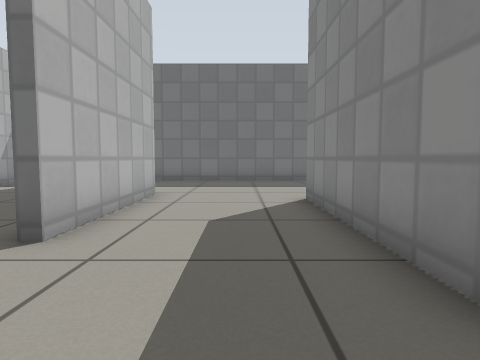
view 1 (above)

16 first-person views from a walk through a robot-simulator world made for Gazebo. The camera is 0.5 m above the floor, tilts 4° down and sees 75° across. The floor is counted in squares, 0.5 m on a side. Each view is taken from the middle of a square. On the plan, view 1 faces up. The plan holds only what a view shows up to about 12 squares ahead; the rest is blank. Gazebo's built-in surfaces are drawn with simple patterns.

view 2
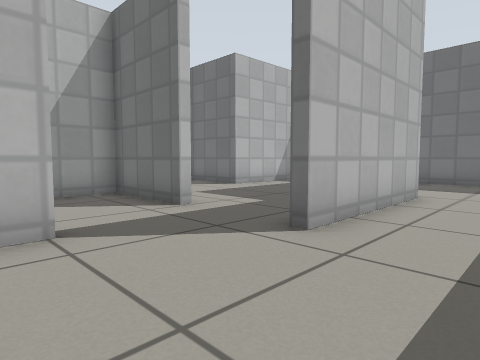

view 3
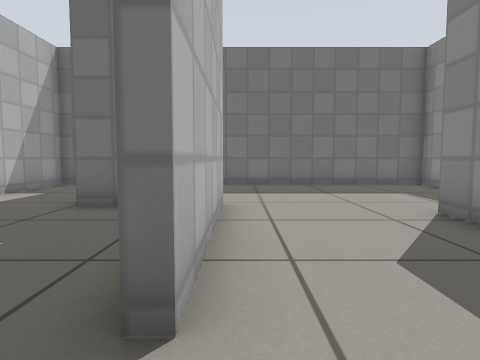

view 4
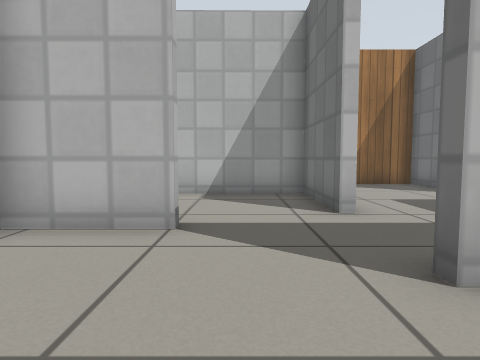

view 5
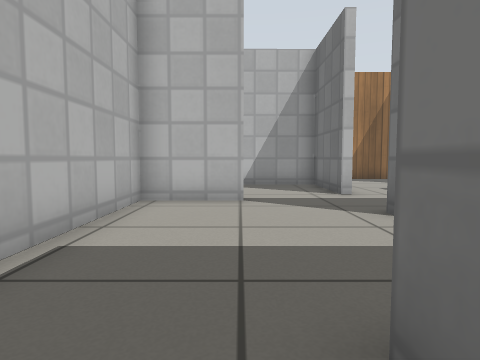

view 6
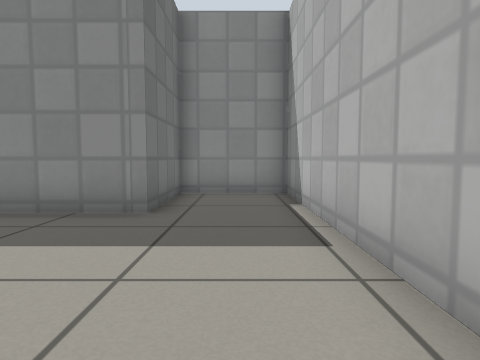

view 7
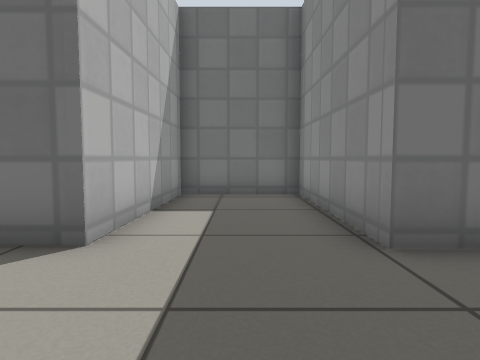

view 8
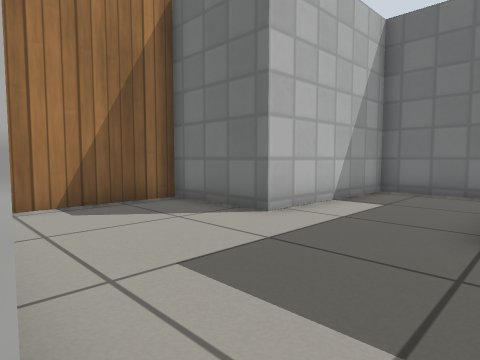

view 9
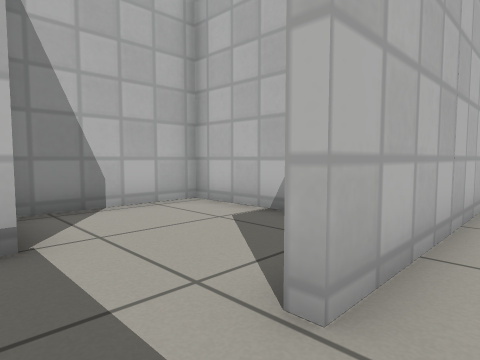

view 10
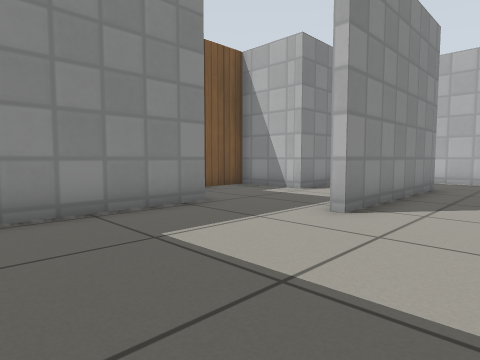

view 11
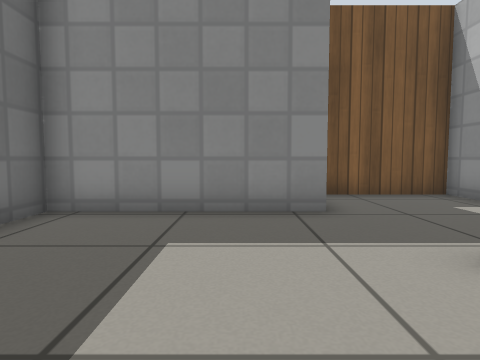

view 12
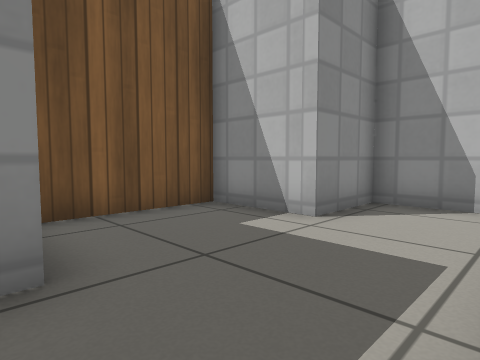

view 13
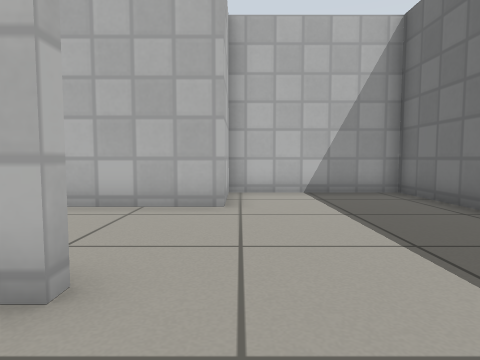

view 14
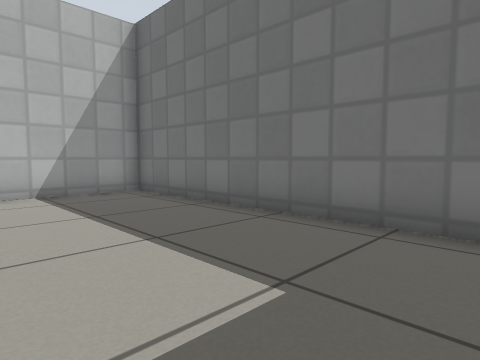

view 15
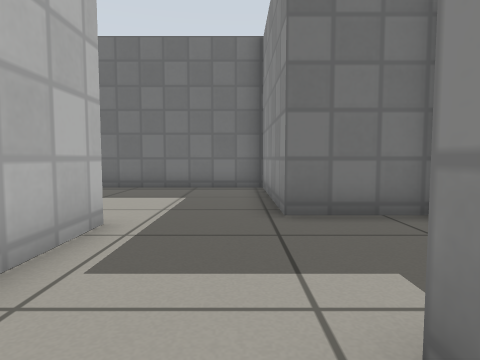

view 16
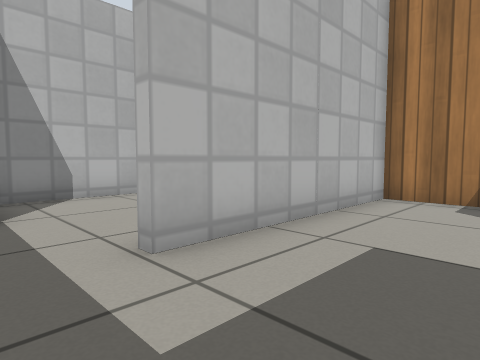

### Floor plan
Ten units are one square. View 1 is at (0, 0); x grows to the right and y downward. Boxes are objects, and circles mark ways between rooms. Rooms are numbered by the first view taken in them; rooms with no view inside come last. Other rooms are left out.
<svg viewBox="-124 -141 204 159">
<path fill="none" stroke="#000" d="M-47 -87 -24 -87 -24 -37 -27 -37M-55 -37 -88 -37 -88 13 -50 13M-48 -11 -43 -11 -43 13 48 13 48 -17 16 -17 16 -77M48 -85 48 -136 -51 -136 -51 -86M-44 -85 -54 -85 -54 -136 -89 -136 -88 -85 -119 -85 -119 -41 -55 -41M74 -85 48 -85M19 -78 19 -56M29 -20 48 -20 48 -44 75 -44 75 -79"/>
<circle cx="-45" cy="-40" r="3" fill="#2a7"/>
<circle cx="35" cy="-85" r="3" fill="#2a7"/>
<text x="-10" y="-60">1</text>
<text x="-70" y="-80">2</text>
<text x="50" y="-60">3</text>
</svg>
Room 1 opens to room 2. Room 1 opens to room 3.

Where each view was taken, in squares from view 1:
view 1: 0 up, 0 right, facing up
view 2: 0 up, 0 right, facing up-left
view 3: 2 up, 2 left, facing up
view 4: 2 up, 0 right, facing left
view 5: 1 up, 3 right, facing left
view 6: 0 up, 4 left, facing right
view 7: 5 up, 7 left, facing up
view 8: 4 up, 5 left, facing up-left
view 9: 5 up, 4 left, facing down-left
view 10: 13 up, 1 left, facing down-right
view 11: 10 up, 1 left, facing right
view 12: 9 up, 2 right, facing down-right
view 13: 9 up, 4 right, facing left
view 14: 9 up, 4 right, facing up-left
view 15: 3 up, 4 right, facing up
view 16: 7 up, 4 left, facing down-left
